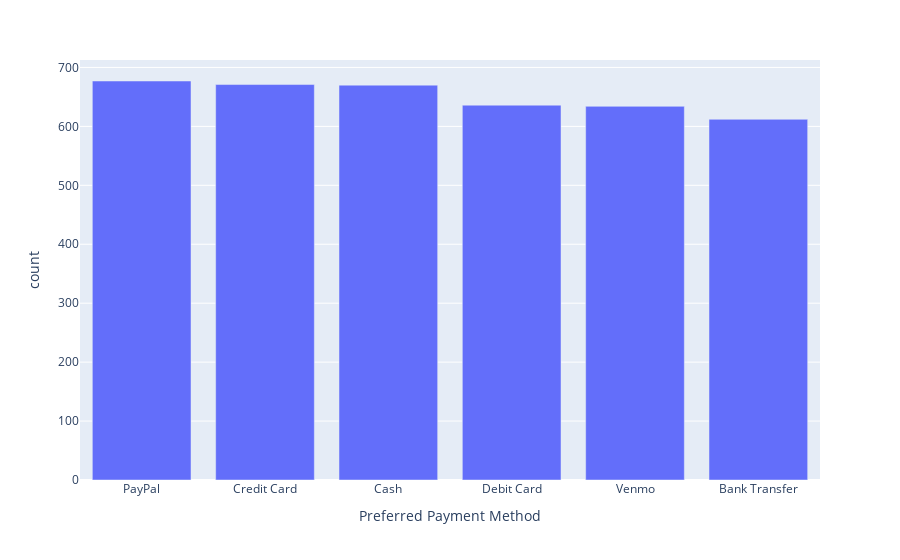

The notebook cell this image was saved under:
### Code cell
fig = px.bar(most_used_payment_method , x = 'Preferred Payment Method' , y = 'count')
fig.show()

### Figure 1 — Plotly figure (JSON) as saved in the notebook; plotly's stock layout.template omitted (floating-point values rounded to 4 significant figures)
{"data": [{"alignmentgroup": "True", "hovertemplate": "Preferred Payment Method=%{x}<br>count=%{y}<extra></extra>", "legendgroup": "", "marker": {"color": "#636efa", "pattern": {"shape": ""}}, "name": "", "offsetgroup": "", "orientation": "v", "showlegend": false, "textposition": "auto", "type": "bar", "x": ["PayPal", "Credit Card", "Cash", "Debit Card", "Venmo", "Bank Transfer"], "xaxis": "x", "y": [677, 671, 670, 636, 634, 612], "yaxis": "y"}], "layout": {"barmode": "relative", "legend": {"tracegroupgap": 0}, "margin": {"t": 60}, "xaxis": {"anchor": "y", "domain": [0, 1], "title": {"text": "Preferred Payment Method"}}, "yaxis": {"anchor": "x", "domain": [0, 1], "title": {"text": "count"}}}}
